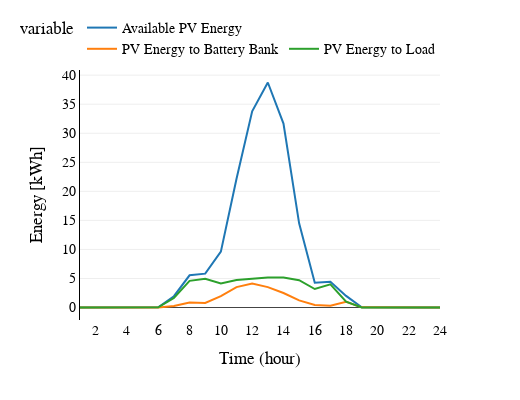

The notebook cell saved with this chart:
### Code cell
#Sol disponible
pv_disps = tabla_resultados[['recurso_pv_dis','p_bat_pv','energia_PV']]


pv_disp = tabla_resultados.groupby(["hora"])['recurso_pv_dis','p_bat_pv','energia_PV'].mean().reset_index()


pv_disp.columns=['hour','Available PV Energy', 'PV Energy to Battery Bank',  'PV Energy to Load']

graficar(tipo='linea',
         lista_campos=['Available PV Energy', 'PV Energy to Battery Bank',  'PV Energy to Load'],
         titulo="",
        df = pv_disp )

### Figure 1 — Plotly figure (JSON) as saved in the notebook; plotly's stock layout.template omitted (floating-point values rounded to 4 significant figures)
{"data": [{"hovertemplate": "variable=Available PV Energy<br>hour=%{x}<br>value=%{y}<extra></extra>", "legendgroup": "Available PV Energy", "line": {"color": "#1F77B4", "dash": "solid"}, "mode": "lines", "name": "Available PV Energy", "orientation": "v", "showlegend": true, "type": "scatter", "x": [1, 2, 3, 4, 5, 6, 7, 8, 9, 10, 11, 12, 13, 14, 15, 16, 17, 18, 19, 20, 21, 22, 23, 24], "xaxis": "x", "y": [0, 0, 0, 0, 0, 0.03011, 1.944, 5.546, 5.828, 9.61, 22.17, 33.79, 38.74, 31.66, 14.49, 4.268, 4.413, 1.998, 0.03755, 0, 0, 0, 0, 0], "yaxis": "y"}, {"hovertemplate": "variable=PV Energy to Battery Bank<br>hour=%{x}<br>value=%{y}<extra></extra>", "legendgroup": "PV Energy to Battery Bank", "line": {"color": "#FF7F0E", "dash": "solid"}, "mode": "lines", "name": "PV Energy to Battery Bank", "orientation": "v", "showlegend": true, "type": "scatter", "x": [1, 2, 3, 4, 5, 6, 7, 8, 9, 10, 11, 12, 13, 14, 15, 16, 17, 18, 19, 20, 21, 22, 23, 24], "xaxis": "x", "y": [0, 0, 0, 0, 0, 0.0008655, 0.2734, 0.8647, 0.7809, 1.967, 3.504, 4.129, 3.511, 2.492, 1.219, 0.422, 0.3189, 0.9788, 0.02542, 0, 0, 0, 0, 0], "yaxis": "y"}, {"hovertemplate": "variable=PV Energy to Load<br>hour=%{x}<br>value=%{y}<extra></extra>", "legendgroup": "PV Energy to Load", "line": {"color": "#2CA02C", "dash": "solid"}, "mode": "lines", "name": "PV Energy to Load", "orientation": "v", "showlegend": true, "type": "scatter", "x": [1, 2, 3, 4, 5, 6, 7, 8, 9, 10, 11, 12, 13, 14, 15, 16, 17, 18, 19, 20, 21, 22, 23, 24], "xaxis": "x", "y": [0, 0, 0, 0, 0, 0.02925, 1.638, 4.588, 4.954, 4.15, 4.721, 4.995, 5.166, 5.183, 4.696, 3.18, 3.998, 0.9862, 0.003405, 0, 0, 0, 0, 0], "yaxis": "y"}], "layout": {"font": {"color": "black", "family": "Times New Roman", "size": 14}, "height": 400, "legend": {"font": {"size": 14}, "orientation": "h", "title": {"text": "variable"}, "tracegroupgap": 0, "x": 1, "xanchor": "right", "y": 1.02, "yanchor": "bottom"}, "margin": {"t": 60}, "title": {"font": {"family": "Times New Roman"}}, "width": 520, "xaxis": {"anchor": "y", "domain": [0, 1], "linecolor": "black", "nticks": 15, "showline": false, "title": {"text": "Time (hour)"}}, "yaxis": {"anchor": "x", "domain": [0, 1], "linecolor": "black", "nticks": 10, "showline": true, "title": {"text": "Energy [kWh]"}}}}
